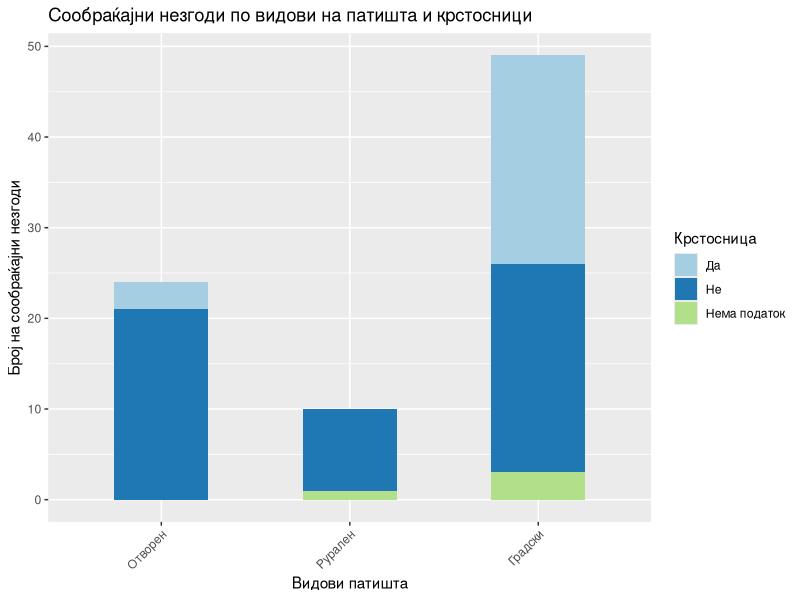
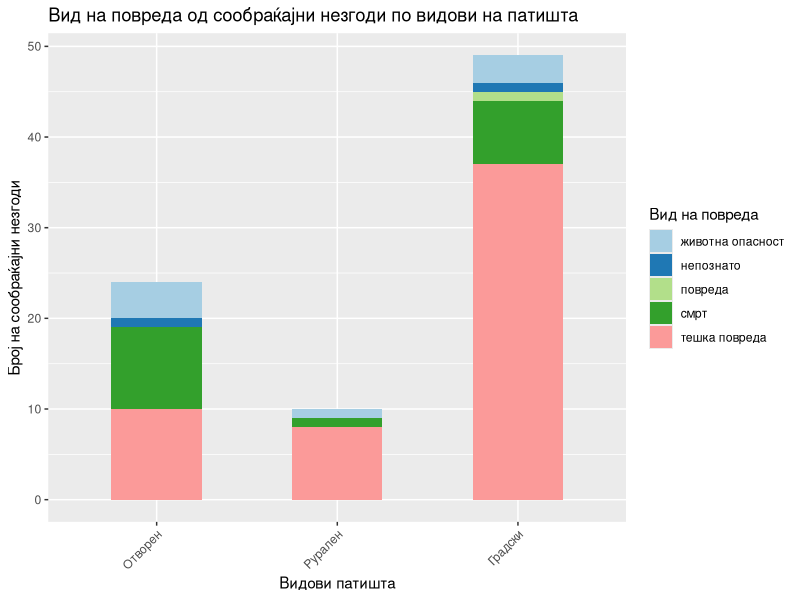
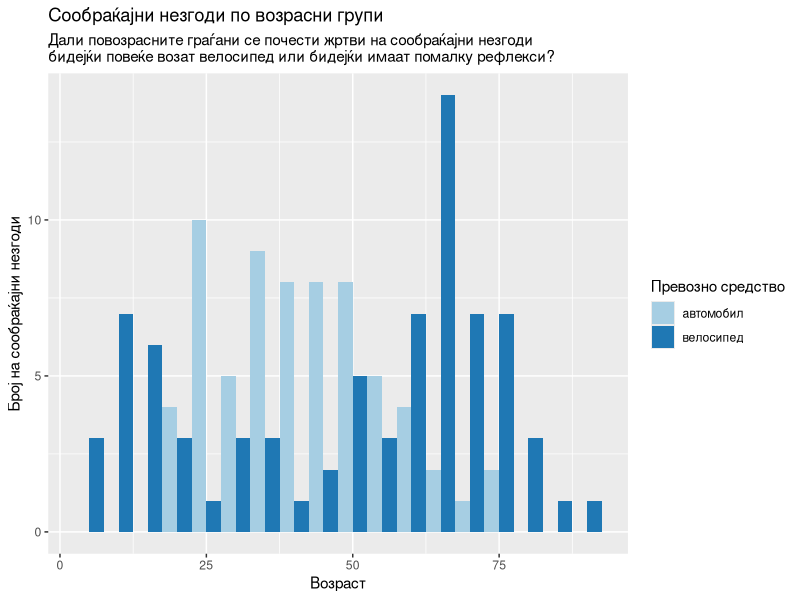
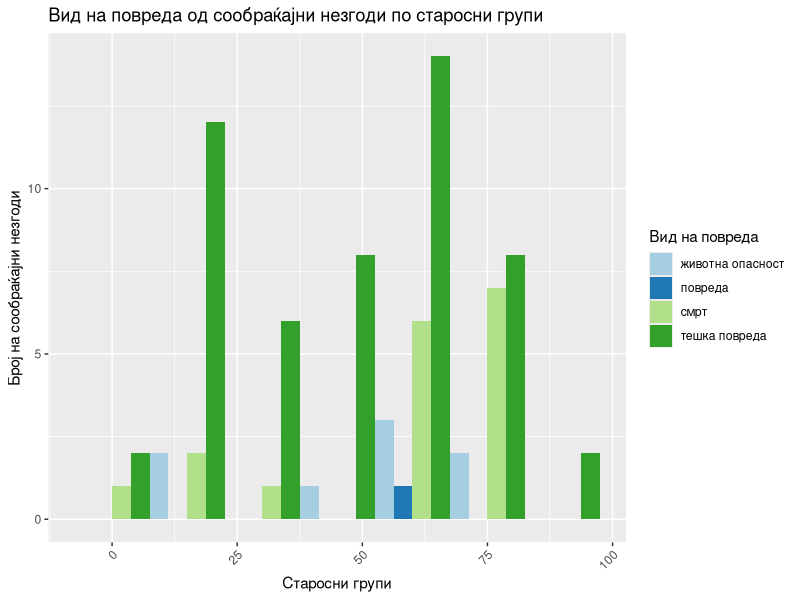
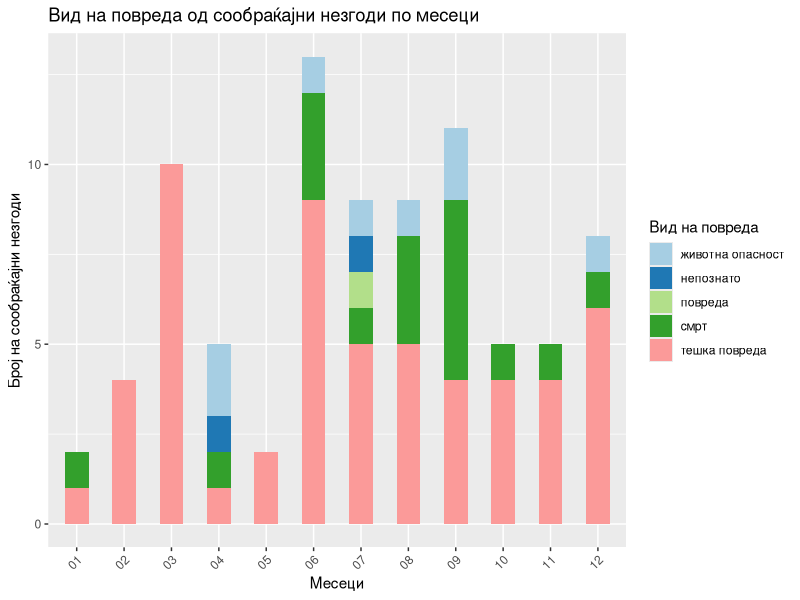
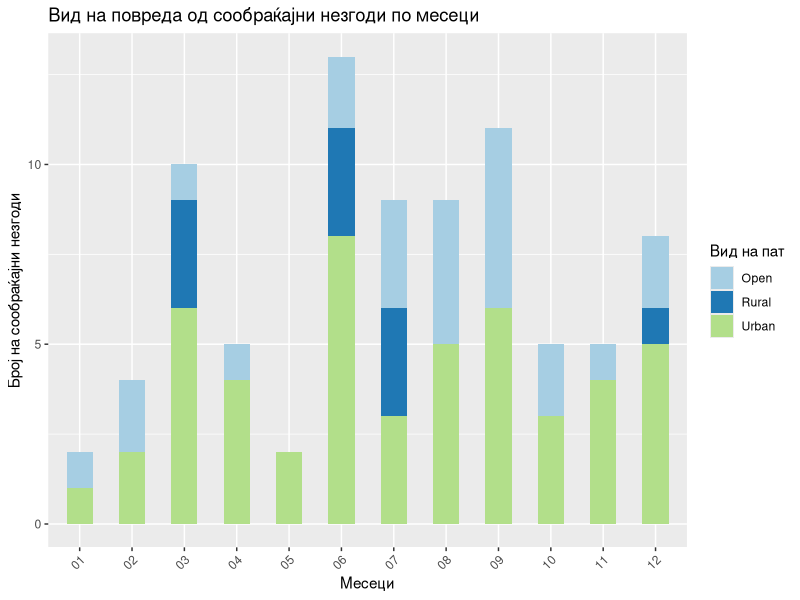
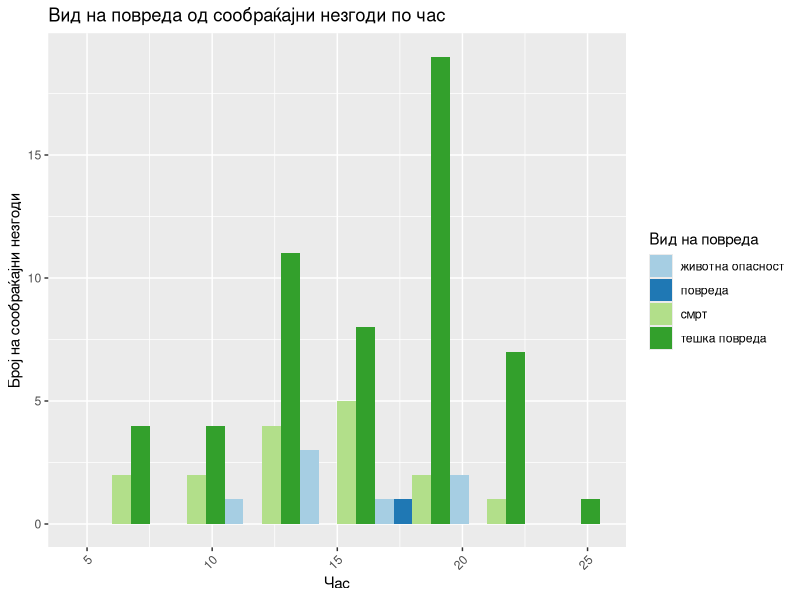
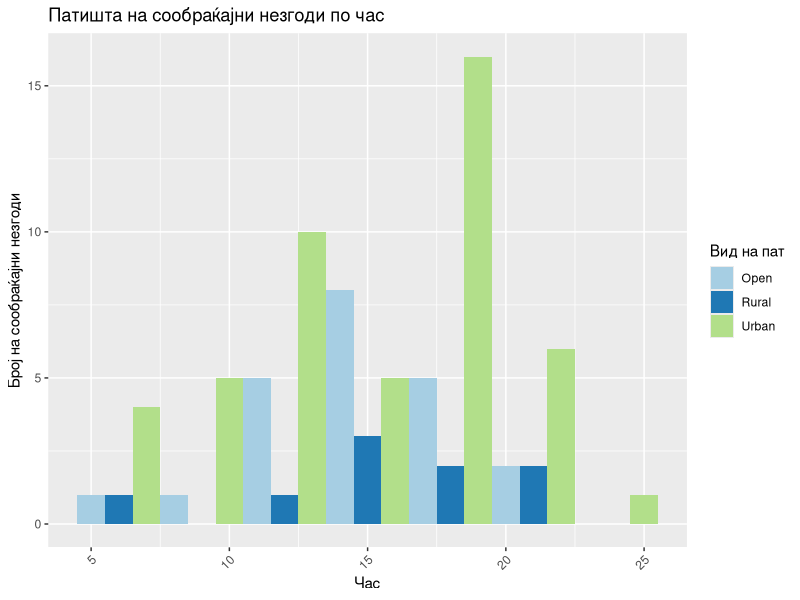

Here is the R script that generated these plots, in order:
## ---- chunk 1
# set global chunk options
knitr::opts_chunk$set(echo = FALSE, warning=FALSE, message=FALSE, cache=TRUE)
## ---- chunk 2
suppressPackageStartupMessages(library(tidyverse))
suppressPackageStartupMessages(library(lubridate))
## ---- chunk 3
#get the data
accidents <- as_tibble(read_csv("mvr-data.csv"))
## ---- chunk 4
#keep the traffic accidents
traffacc <- accidents %>%
  #separate Date of event; having months as observations might be useful.
  separate(DateOfEvent, c("Day", "Month", "Year"), sep = "\\.", remove = FALSE) %>%
  #separate hours:mins, make numeric
  separate(Hour, c("H", "M"), sep = "\\:", remove = FALSE) %>%
  mutate(Hours = as.numeric(H)) %>%
  #filter so we keep just the traffic accidents
  filter(Event == "сообраќајна незгода")
## ---- chunk 5
#On what type of roads traffic accidents happen, and is it a crossroad?
tbl1 <- with(traffacc, table(TypeOfRoad, Crossroad))
knitr::kable(tbl1, caption="Сообраќајни незгоди по видови на патишта и крстосници")
## ---- chunk 6
#plot roads and accidents
traffacc %>% mutate(Crossroad2=case_when(Crossroad == "да" ~ "Да",
                                         Crossroad == "не" ~ "Не",
                                         is.na(Crossroad) ~ "Нема податок")) %>%
ggplot(aes(TypeOfRoad)) +
  geom_bar(aes(fill=Crossroad2), width = 0.5) +
  scale_x_discrete(labels=c("Отворен", "Рурален", "Градски")) +
  theme(axis.text.x = element_text(angle=45, vjust=1, hjust=1)) +
  scale_fill_brewer(palette = "Paired") +
  labs(title="Сообраќајни незгоди по видови на патишта и крстосници",
          x = "Видови патишта", y = "Број на сообраќајни незгоди", fill = "Крстосница")
## ---- chunk 7

#plot roads and type of outcomes
  ggplot(traffacc, aes(TypeOfRoad)) +
    geom_bar(aes(fill=Outcome), width = 0.5) +
    scale_x_discrete(labels=c("Отворен", "Рурален", "Градски")) +
    theme(axis.text.x = element_text(angle=45, vjust=1, hjust=1)) +
    scale_fill_brewer(palette = "Paired") +
    labs(title="Вид на повреда од сообраќајни незгоди по видови на патишта",
            x = "Видови патишта", y = "Број на сообраќајни незгоди", fill = "Вид на повреда")

## ---- chunk 8
#Which months?
with(traffacc, table(Month, Year))
## ---- chunk 9
#new data sets for plot by age of persons
veh1 <- traffacc %>%
  select(DateOfEvent, TypeOfRoad, ends_with("1")) %>%
  rename(Vehicle=Vehicle1, Age=AgeV1, Gender=GenderV1)

veh2 <- traffacc %>%
  select(DateOfEvent, TypeOfRoad, ends_with("2")) %>%
  rename(Vehicle=Vehicle2, Age=AgeV2, Gender=GenderV2) %>%
  select(-TypeV2, -AlchoholV2)

#plot the age of cyclists and drivers
both_veh <- bind_rows(veh1, veh2)
both_veh %>% filter(Vehicle %in% c("велосипед", "автомобил")) %>%
ggplot(aes(x=Age, group=Vehicle, fill=Vehicle)) +
  geom_histogram(position="dodge", binwidth = 5) +
  scale_fill_brewer(palette = "Paired") +
  labs(title = "Сообраќајни незгоди по возрасни групи",
       subtitle = "Дали повозрасните граѓани се почести жртви на сообраќајни незгоди
бидејќи повеќе возат велосипед или бидејќи имаат помалку рефлекси?",
     x = "Возраст", y = "Број на сообраќајни незгоди", fill = "Превозно средство")

## ---- chunk 10

ggplot(traffacc, aes(x=AgeV1, group=Outcome, fill=Outcome)) +
  geom_histogram(position="dodge", binwidth = 15) +
  theme(axis.text.x = element_text(angle=45, vjust=1, hjust=1)) +
  scale_fill_brewer(palette = "Paired") +
  labs(title="Вид на повреда од сообраќајни незгоди по старосни групи",
          x = "Старосни групи", y = "Број на сообраќајни незгоди", fill = "Вид на повреда")

## ---- chunk 11
#Is there a correlation between roads and outcome; months and outcome; age of bycicle rider and outcome?
#chi2 tests for categorical variables
tbl2 <- with(traffacc, table(TypeOfRoad, Outcome))
chisq.test(tbl2, correct = F)

tbl3 <- with(traffacc, table(Month, Outcome))
chisq.test(tbl3, correct = F)

tbl4 <- with(traffacc, table(AgeV1, Outcome))
chisq.test(tbl4, correct = F)
## ---- chunk 12

#plot months and type of outcomesF
  ggplot(traffacc, aes(Month)) +
    geom_bar(aes(fill=Outcome), width = 0.5) +
    theme(axis.text.x = element_text(angle=45, vjust=1, hjust=1)) +
    scale_fill_brewer(palette = "Paired") +
    labs(title="Вид на повреда од сообраќајни незгоди по месеци",
            x = "Месеци", y = "Број на сообраќајни незгоди", fill = "Вид на повреда")


#plot months and roads
ggplot(traffacc, aes(Month)) +
  geom_bar(aes(fill=TypeOfRoad), width = 0.5) +
  theme(axis.text.x = element_text(angle=45, vjust=1, hjust=1)) +
  scale_fill_brewer(palette = "Paired") +
  labs(title="Вид на повреда од сообраќајни незгоди по месеци",
          x = "Месеци", y = "Број на сообраќајни незгоди", fill = "Вид на пат")
## ---- chunk 13

ggplot(traffacc, aes(x=Hours, group=Outcome, fill=Outcome)) +
  geom_histogram(position="dodge", binwidth = 3) +
  theme(axis.text.x = element_text(angle=45, vjust=1, hjust=1)) +
  scale_fill_brewer(palette = "Paired") +
  labs(title="Вид на повреда од сообраќајни незгоди по час",
          x = "Час", y = "Број на сообраќајни незгоди", fill = "Вид на повреда")

ggplot(traffacc, aes(x=Hours, group=TypeOfRoad, fill=TypeOfRoad)) +
  geom_histogram(position="dodge", binwidth = 3) +
  theme(axis.text.x = element_text(angle=45, vjust=1, hjust=1)) +
  scale_fill_brewer(palette = "Paired") +
  labs(title="Патишта на сообраќајни незгоди по час",
          x = "Час", y = "Број на сообраќајни незгоди", fill = "Вид на пат")

#table(traffacc$Hours)
## ---- chunk 14
ggplot(traffacc, aes(x=AgeV1, y=Hours, group=Outcome, fill=Outcome, colour=TypeOfRoad)) +
  #geom_smooth(method=lm) +
  geom_point(pch=21, size=4, alpha=.8,  aes(fill=Outcome))
